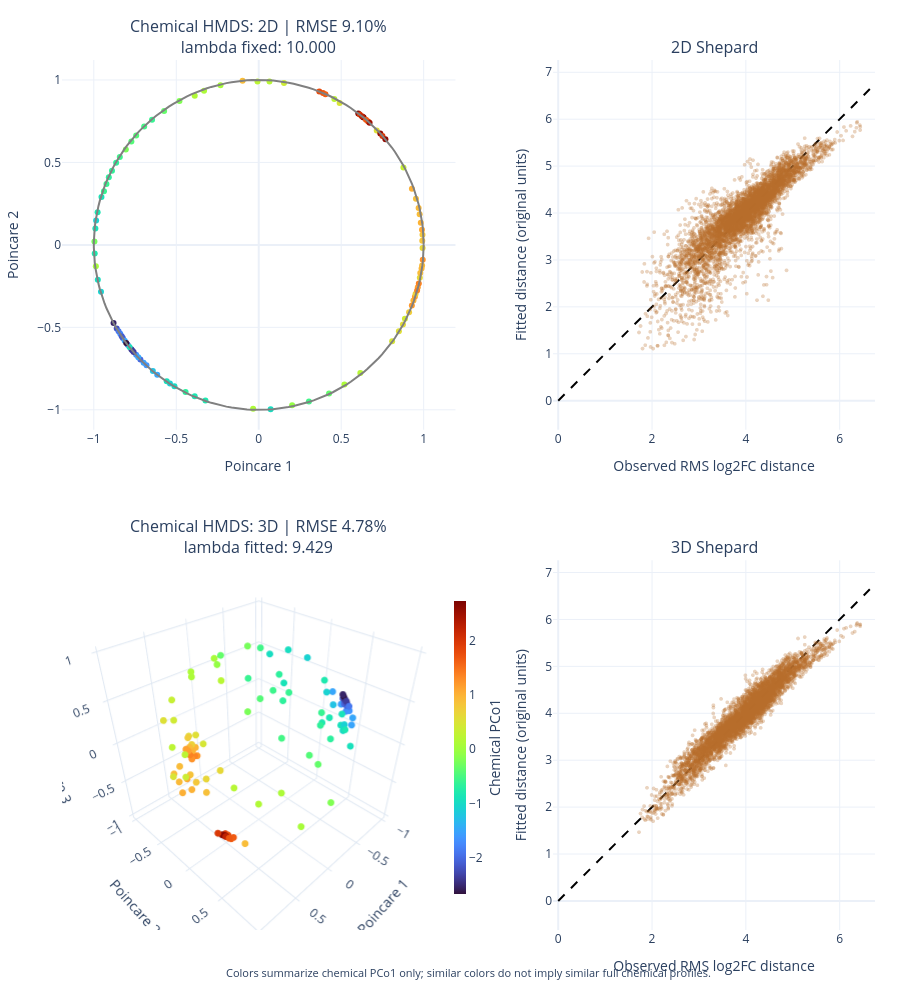

The notebook cell this image was saved under:
### Markdown cell above
化学侧没有重复培养或测量数据时，不要通过重采样380个分子来制造“测量误差”。那改变的是化学特征集合，回答的是特征选择敏感性，不是同一化学谱的实验重复性。
每株菌对应一个可靠化学特征集合上的 log₂FC 向量：\mathbf L_i=(L_{i1},\ldots,L_{ip}).
可以用均方根距离 D^C_{ij}=\frac{1}{\sqrt p}\|\mathbf L_i-\mathbf L_j\|_2. 构建的RMS 比如cell10中构建的RDM

根据现有代码的尺度约定，令
$$
\widetilde D^C=aD^C,
\qquad
a=\frac{2}{\max_{i<j}D^C_{ij}}.
$$
针对目前的模型 \widetilde D^C_{ij}
\sim
\mathcal N\left(
\frac{\delta_H(\mathbf z_i,\mathbf z_j)}{\lambda},
\ \sigma_i^2+\sigma_j^2
\right),
可以先不提供经验距离方差，直接拟合；但不能把拟合得到的 \(\sigma_i\) 解释为LC–MS测量误差

### Code cell
# Fixed chemical reference determines color; each embedding keeps its own distances.
from pathlib import Path
import sys
import importlib
color_root = next(root for root in (Path.cwd(), Path.cwd().parent)
                  if (root / 'notebook/chemical_colors.py').is_file())
if str(color_root / 'notebook') not in sys.path:
    sys.path.insert(0, str(color_root / 'notebook'))
import chemical_colors
importlib.reload(chemical_colors)
from chemical_colors import build_chemical_colors, mpl_colors, plotly_colors, mpl_colorbar_kwargs
if 'chemical_color_mapping' not in globals() or 'scores' not in chemical_color_mapping:
    if 'chemical_rdm' not in globals():
        raise RuntimeError('Run 化学 RDM 单元 then the color setup in 二维 MDS 单元 or 化学配色单元; no neural fit is needed')
    chemical_color_mapping = build_chemical_colors(chemical_rdm)
# Reuse this frozen mapping even when plotting a different RDM or sample order.
# Run 化学配色单元 explicitly to replace the reference or colormap.

# Chemical overall HMDS: shared residual sigma, no empirical measurement variance.
# Input: 化学 RDM 单元 chemical_rdm (fixed-feature RMS log2FC; current shared bacterial set).
# Scale as 化学 HMDS 模型说明: a=2/max(D); pair variance=2*sigma**2, estimated from all residuals.
# Sigma is model approximation error, NOT LC-MS measurement error.
from pathlib import Path
from datetime import datetime
import hashlib
import importlib
import json
import sys
import numpy as np
import pandas as pd
from IPython.display import display

# Free-lambda 2D attempts did not pass numerical checks. This is a fixed-curvature 2D view.
CHEM_HMDS_FIXED_LAMBDA_2D = 10.0  # Explicit modeling choice, not a curvature estimate.
CHEM_HMDS_SEED = 20260919
CHEM_HMDS_INITIAL_LAMBDAS = (0.5, 2.0, 5.0)  # Initial values, not bounds.
CHEM_HMDS_MAX_BLOCKS = 20
CHEM_HMDS_ITERATIONS_PER_BLOCK = 1000
CHEM_HMDS_GRADIENT_TOLERANCE = 1e-6

if 'chemical_rdm' not in globals():
    raise RuntimeError('Run 化学 RDM 单元 first to construct the overall chemical RDM')
chemical_hmds_root = next(
    p for p in (Path.cwd(), Path.cwd().parent)
    if (p / 'notebook/03_chemical_neuron_bacteria.ipynb').is_file()
)
if str(chemical_hmds_root / 'notebook') not in sys.path:
    sys.path.insert(0, str(chemical_hmds_root / 'notebook'))
import chemical_hmds_polar
chemical_hmds_polar = importlib.reload(chemical_hmds_polar)
import chemical_hmds
chemical_hmds = importlib.reload(chemical_hmds)

# Import shared geometry directly; no historical neural fit is required.
import neural_hmds
neural_hmds = importlib.reload(neural_hmds)
chemical_hmds_output = chemical_hmds_root / 'output/jupyter-notebook' / (
    'chemical_hmds_' + datetime.now().strftime('%Y%m%d_%H%M%S_%f')
)
chemical_hmds_bundle = chemical_hmds.fit_chemical_hmds(
    chemical_rdm,
    neural_hmds.hmds_geometry, neural_hmds.hmds_chart_to_ball,
    chemical_hmds_output, seed=CHEM_HMDS_SEED,
    initial_lambdas=CHEM_HMDS_INITIAL_LAMBDAS, max_blocks=CHEM_HMDS_MAX_BLOCKS,
    iterations_per_block=CHEM_HMDS_ITERATIONS_PER_BLOCK,
    gradient_tolerance=CHEM_HMDS_GRADIENT_TOLERANCE,
    fixed_lambda_2d=CHEM_HMDS_FIXED_LAMBDA_2D,
)
chemical_hmds_results = chemical_hmds_bundle['results']
chemical_hmds_summary = chemical_hmds_bundle['summary']
chemical_hmds_2d_coordinates = chemical_hmds_results[2]['coordinates']
chemical_hmds_3d_coordinates = chemical_hmds_results[3]['coordinates']
chemical_hmds_figure = chemical_hmds.plot_chemical_hmds(chemical_hmds_bundle, color_mapping=chemical_color_mapping)
chemical_colors.save_chemical_colors(chemical_color_mapping, chemical_hmds_output / 'color_reference')
(chemical_hmds_output / 'chemical_colors_used.py').write_bytes(
    (chemical_hmds_root / 'notebook/chemical_colors.py').read_bytes()
)
chemical_hmds_figure.write_html(chemical_hmds_output / 'chemical_hmds_2d_3d.html', include_plotlyjs=True)
chemical_hmds_figure.write_json(chemical_hmds_output / 'chemical_hmds_2d_3d.json')
(chemical_hmds_output / 'chemical_hmds_used.py').write_bytes(
    (chemical_hmds_root / 'notebook/chemical_hmds.py').read_bytes()
)
(chemical_hmds_output / 'chemical_hmds_polar_used.py').write_bytes(
    (chemical_hmds_root / 'notebook/chemical_hmds_polar.py').read_bytes()
)
(chemical_hmds_output / 'neural_hmds_used.py').write_bytes(Path(neural_hmds.__file__).read_bytes())
# Source snapshots use the persistent cell ID, independent of notebook ordering.
chemical_hmds_notebook = json.loads(
    (chemical_hmds_root / 'notebook/03_chemical_neuron_bacteria.ipynb').read_text(encoding='utf-8')
)
chemical_hmds_generation_source = next(cell['source'] for cell in chemical_hmds_notebook['cells']
                             if cell.get('id') == 'a05ebf75')
(chemical_hmds_output / 'chemical_hmds_generation.py').write_text(
    ''.join(chemical_hmds_generation_source), encoding='utf-8'
)

display(chemical_hmds_summary[[
    'relative_rmse', 'metric_mds_relative_rmse', 'lambda_value', 'mean_nll',
    'shared_sigma_original', 'lambda_fitted', 'gradient_inf', 'converged', 'gradient_checks_passed',
]])
display({'application/vnd.plotly.v1+json': json.loads(chemical_hmds_figure.to_json())}, raw=True)
print('2D lambda is FIXED for visualization; 3D lambda is fitted. This is not a comparison of two free-curvature optima.')
print('Shared sigma represents model residuals; no chemical measurement variance or bootstrap was invented.')
print('continuous chemical reference colors; drag the 3D panel to rotate. Shepard axes use original RMS log2FC units.')
print('Sample scope:', chemical_rdm.attrs.get('sample_scope', 'current chemical_rdm'))
print('Feature reliability:', chemical_rdm.attrs.get('reliability', 'not recorded'))
if not chemical_hmds_summary['converged'].all() or not chemical_hmds_summary['gradient_checks_passed'].all():
    print('Some diagnostics failed: treat the corresponding embedding as provisional; inspect summary.csv.')
print('Saved:', chemical_hmds_output / 'chemical_hmds_result.pkl')

### Figure 1 — Plotly figure (JSON) as saved in the notebook; plotly's stock layout.template omitted (floating-point values rounded to 4 significant figures; data arrays with more than 128 entries replaced by an {"elided": "..."} marker saying what was removed)
{"data": [{"customdata": [0.1435, 0.9394, 1.03, 0.8498, 1.002, 0.9971, 0.9246, 1.147, 0.7015, 0.9834, 0.6243, 1.141, 0.4595, 0.9116, 1.375, 1.361, 1.207, 0.5546, 0.7488, 0.5985, 0.8066, 1.083, 0.9085, 0.6502, 0.8814, 1.255, 0.409, 0.5299, 0.2329, 0.2321, 0.4801, 0.3854, -0.3449, -0.4255, -0.2257, -0.598, -0.8824, -0.5997, -0.5599, -0.6654, -0.6648, -0.5983, -0.644, 0.201, 0.1053, -0.5395, -0.2479, 0.1191, -0.3447, -0.8937, -0.8343, -0.4322, 0.1185, 0.195, -1.087, -0.0695, -0.956, 0.3212, 0.06634, -0.8031, -0.1886, 0.06864, -0.5203, -1.085, -0.9637, 2.58, 2.736, 2.681, 2.673, 1.662, 1.978, 1.756, 1.7, 2.596, 1.987, 1.787, 2.483, 2.234, 1.634, 0.9068, -0.8124, -1.493, -1.243, -0.6744, -0.8301, -1.104, -0.9941, -0.923, -1.689, -1.538, -1.645, -2.074, -2.193, -2.392, -2.347, -2.108, -2.203, -2.044, -1.886, -2.026, -0.9163, -1.49, -1.51, -2.667, -2.534, -1.63], "hovertemplate": "%{text}<br>Chemical PCo1: %{customdata:.3f}<extra></extra>", "marker": {"cmax": 2.736, "cmin": -2.667, "color": [0.1435, 0.9394, 1.03, 0.8498, 1.002, 0.9971, 0.9246, 1.147, 0.7015, 0.9834, 0.6243, 1.141, 0.4595, 0.9116, 1.375, 1.361, 1.207, 0.5546, 0.7488, 0.5985, 0.8066, 1.083, 0.9085, 0.6502, 0.8814, 1.255, 0.409, 0.5299, 0.2329, 0.2321, 0.4801, 0.3854, -0.3449, -0.4255, -0.2257, -0.598, -0.8824, -0.5997, -0.5599, -0.6654, -0.6648, -0.5983, -0.644, 0.201, 0.1053, -0.5395, -0.2479, 0.1191, -0.3447, -0.8937, -0.8343, -0.4322, 0.1185, 0.195, -1.087, -0.0695, -0.956, 0.3212, 0.06634, -0.8031, -0.1886, 0.06864, -0.5203, -1.085, -0.9637, 2.58, 2.736, 2.681, 2.673, 1.662, 1.978, 1.756, 1.7, 2.596, 1.987, 1.787, 2.483, 2.234, 1.634, 0.9068, -0.8124, -1.493, -1.243, -0.6744, -0.8301, -1.104, -0.9941, -0.923, -1.689, -1.538, -1.645, -2.074, -2.193, -2.392, -2.347, -2.108, -2.203, -2.044, -1.886, -2.026, -0.9163, -1.49, -1.51, -2.667, -2.534, -1.63], "colorbar": {"len": 0.36, "thickness": 12, "title": {"side": "right", "text": "Chemical PCo1"}, "x": 0.47, "y": 0.21}, "colorscale": {"elided": "256x2 mixed values"}, "showscale": false, "size": 6}, "mode": "markers", "showlegend": false, "text": ["A148", "A001", "A002", "A005", "A006", "A007", "A008", "A009", "A010", "A011", "A013", "A014", "A015", "A016", "A017", "A019", "A020", "A021", "A022", "A023", "A024", "A025", "A026", "A029", "A034", "A038", "A040", "A041", "A044", "A045", "A048", "A049", "A065", "A073", "A074", "A075", "A077", "A079", "A080", "A084", "A085", "A093", "A095", "A110", "A113", "A118", "A128", "A132", "A136", "A137", "A138", "A139", "A146", "A151", "A165", "A178", "A179", "A181", "A184", "A187", "A189", "A199", "A200", "A206", "A215", "A226", "A228", "A231", "A232", "A234", "A235", "A236", "A237", "A238", "A240", "A241", "A246", "A247", "A248", "A249", "A253", "A255", "A257", "A258", "A260", "A264", "A266", "A268", "A269", "A285", "A287", "A288", "A289", "A290", "A291", "A292", "A293", "A294", "A295", "A296", "A297", "A298", "A299", "A300", "A302", "A305"], "type": "scatter", "x": [-0.3882, 0.9692, 0.9287, 0.9914, 0.9825, 0.9379, 0.9904, 0.9468, 0.9509, 0.9871, 0.9765, 0.9643, 0.8087, 0.9794, 0.9704, 0.9601, 0.9282, 0.8498, 0.9115, 0.8743, 0.9928, 0.9897, 0.9756, 0.9933, 0.9531, 0.9943, 0.8863, 0.7154, 0.4583, -0.007581, 0.4905, 0.1531, 0.4263, -0.7431, -0.8058, -0.647, -0.9535, -0.9384, -0.8424, -0.909, -0.8646, -0.9234, -0.8898, 0.6159, 0.5195, 0.3042, -0.9962, -0.03391, -0.5736, -0.9906, -0.977, -0.7723, -0.3315, 0.06505, -0.9858, 0.2024, -0.9757, 0.8772, -0.9877, -0.9945, -0.4806, -0.2318, -0.6946, -0.9565, 0.07215, 0.737, 0.6313, 0.6359, 0.6036, 0.6504, 0.7501, 0.663, 0.3895, 0.768, 0.6125, 0.3672, 0.6721, 0.6254, 0.4045, -0.09794, -0.3232, -0.6154, -0.642, -0.4437, -0.3883, -0.5383, -0.511, -0.5579, -0.8396, -0.6978, -0.7433, -0.8241, -0.7665, -0.7728, -0.7586, -0.8309, -0.8612, -0.7948, -0.8498, -0.7177, -0.7835, -0.7305, -0.8127, -0.8034, -0.8804, -0.6806], "xaxis": "x", "y": [0.904, 0.2229, 0.341, 0.0256, 0.1342, -0.337, -0.1247, -0.3146, -0.2973, -0.1437, -0.1994, -0.2576, -0.5845, -0.1712, -0.2342, -0.2771, -0.3683, -0.5234, -0.4081, -0.4831, 0.06161, 0.09221, 0.1855, -0.01926, 0.2793, -0.08988, -0.4481, 0.6942, 0.8848, 0.9901, 0.8596, 0.9819, -0.9016, 0.663, 0.5777, 0.7586, 0.2906, 0.3247, 0.5328, 0.4095, 0.4975, 0.3686, 0.4489, -0.7773, -0.8466, -0.9504, 0.0202, -0.9943, 0.8115, 0.09946, 0.1979, 0.6268, 0.9352, 0.9901, 0.1481, -0.9718, -0.2111, 0.4687, -0.1297, -0.05254, 0.8727, 0.9681, 0.7174, -0.2844, -0.9964, 0.6754, 0.7753, 0.7715, 0.797, 0.7586, 0.6599, 0.7479, 0.9202, 0.6398, 0.7898, 0.9296, 0.7402, 0.78, 0.9134, 0.9948, -0.9438, -0.7868, -0.7643, -0.8917, -0.9177, -0.8403, -0.8574, -0.8264, -0.5387, -0.7145, -0.6657, -0.5644, -0.6407, -0.6335, -0.6503, -0.5541, -0.5068, -0.6054, -0.5236, -0.6947, -0.6187, -0.6812, -0.5809, -0.595, -0.4737, -0.7301], "yaxis": "y"}, {"hoverinfo": "skip", "line": {"color": "gray"}, "mode": "lines", "showlegend": false, "type": "scatter", "x": {"elided": "200 float values"}, "xaxis": "x", "y": {"elided": "200 float values"}, "yaxis": "y"}, {"marker": {"color": "#b76d2b", "opacity": 0.3, "size": 4}, "mode": "markers", "showlegend": false, "type": "scattergl", "x": {"elided": "5565 float values"}, "xaxis": "x2", "y": {"elided": "5565 float values"}, "yaxis": "y2"}, {"hoverinfo": "skip", "line": {"color": "black", "dash": "dash"}, "mode": "lines", "showlegend": false, "type": "scatter", "x": [0, 6.642], "xaxis": "x2", "y": [0, 6.642], "yaxis": "y2"}, {"customdata": [0.1435, 0.9394, 1.03, 0.8498, 1.002, 0.9971, 0.9246, 1.147, 0.7015, 0.9834, 0.6243, 1.141, 0.4595, 0.9116, 1.375, 1.361, 1.207, 0.5546, 0.7488, 0.5985, 0.8066, 1.083, 0.9085, 0.6502, 0.8814, 1.255, 0.409, 0.5299, 0.2329, 0.2321, 0.4801, 0.3854, -0.3449, -0.4255, -0.2257, -0.598, -0.8824, -0.5997, -0.5599, -0.6654, -0.6648, -0.5983, -0.644, 0.201, 0.1053, -0.5395, -0.2479, 0.1191, -0.3447, -0.8937, -0.8343, -0.4322, 0.1185, 0.195, -1.087, -0.0695, -0.956, 0.3212, 0.06634, -0.8031, -0.1886, 0.06864, -0.5203, -1.085, -0.9637, 2.58, 2.736, 2.681, 2.673, 1.662, 1.978, 1.756, 1.7, 2.596, 1.987, 1.787, 2.483, 2.234, 1.634, 0.9068, -0.8124, -1.493, -1.243, -0.6744, -0.8301, -1.104, -0.9941, -0.923, -1.689, -1.538, -1.645, -2.074, -2.193, -2.392, -2.347, -2.108, -2.203, -2.044, -1.886, -2.026, -0.9163, -1.49, -1.51, -2.667, -2.534, -1.63], "hovertemplate": "%{text}<br>Chemical PCo1: %{customdata:.3f}<extra></extra>", "marker": {"cmax": 2.736, "cmin": -2.667, "color": [0.1435, 0.9394, 1.03, 0.8498, 1.002, 0.9971, 0.9246, 1.147, 0.7015, 0.9834, 0.6243, 1.141, 0.4595, 0.9116, 1.375, 1.361, 1.207, 0.5546, 0.7488, 0.5985, 0.8066, 1.083, 0.9085, 0.6502, 0.8814, 1.255, 0.409, 0.5299, 0.2329, 0.2321, 0.4801, 0.3854, -0.3449, -0.4255, -0.2257, -0.598, -0.8824, -0.5997, -0.5599, -0.6654, -0.6648, -0.5983, -0.644, 0.201, 0.1053, -0.5395, -0.2479, 0.1191, -0.3447, -0.8937, -0.8343, -0.4322, 0.1185, 0.195, -1.087, -0.0695, -0.956, 0.3212, 0.06634, -0.8031, -0.1886, 0.06864, -0.5203, -1.085, -0.9637, 2.58, 2.736, 2.681, 2.673, 1.662, 1.978, 1.756, 1.7, 2.596, 1.987, 1.787, 2.483, 2.234, 1.634, 0.9068, -0.8124, -1.493, -1.243, -0.6744, -0.8301, -1.104, -0.9941, -0.923, -1.689, -1.538, -1.645, -2.074, -2.193, -2.392, -2.347, -2.108, -2.203, -2.044, -1.886, -2.026, -0.9163, -1.49, -1.51, -2.667, -2.534, -1.63], "colorbar": {"len": 0.36, "thickness": 12, "title": {"side": "right", "text": "Chemical PCo1"}, "x": 0.47, "y": 0.21}, "colorscale": {"elided": "256x2 mixed values"}, "showscale": true, "size": 4}, "mode": "markers", "scene": "scene", "showlegend": false, "text": ["A148", "A001", "A002", "A005", "A006", "A007", "A008", "A009", "A010", "A011", "A013", "A014", "A015", "A016", "A017", "A019", "A020", "A021", "A022", "A023", "A024", "A025", "A026", "A029", "A034", "A038", "A040", "A041", "A044", "A045", "A048", "A049", "A065", "A073", "A074", "A075", "A077", "A079", "A080", "A084", "A085", "A093", "A095", "A110", "A113", "A118", "A128", "A132", "A136", "A137", "A138", "A139", "A146", "A151", "A165", "A178", "A179", "A181", "A184", "A187", "A189", "A199", "A200", "A206", "A215", "A226", "A228", "A231", "A232", "A234", "A235", "A236", "A237", "A238", "A240", "A241", "A246", "A247", "A248", "A249", "A253", "A255", "A257", "A258", "A260", "A264", "A266", "A268", "A269", "A285", "A287", "A288", "A289", "A290", "A291", "A292", "A293", "A294", "A295", "A296", "A297", "A298", "A299", "A300", "A302", "A305"], "type": "scatter3d", "x": [0.6883, 0.603, 0.6518, 0.3878, 0.4833, 0.2034, 0.2277, 0.2639, 0.185, 0.1473, -0.02347, 0.2876, 0.02638, 0.4831, 0.263, 0.2003, 0.1675, 0.08763, 0.2083, 0.1891, 0.3604, 0.4611, 0.6278, 0.2085, 0.3135, 0.2571, 0.3872, 0.6015, 0.9137, 0.9122, 0.9709, 0.968, 0.1541, 0.3683, 0.498, 0.3079, 0.1153, 0.1385, 0.2414, 0.0827, 0.2369, -0.02567, 0.05472, -0.2912, 0.1687, -0.4302, -0.1651, 0.3162, 0.2072, -0.2751, -0.2229, 0.2603, 0.5425, 0.806, -0.2293, -0.1581, -0.5111, 0.6182, -0.0367, -0.3326, 0.07713, 0.3536, 0.4138, -0.5877, -0.07037, 0.5865, 0.5909, 0.601, 0.6002, 0.5226, 0.5518, 0.5411, 0.5911, 0.6087, 0.6404, 0.5668, 0.5875, 0.5993, 0.5775, 0.5399, -0.984, -0.9178, -0.9663, -0.9301, -0.9837, -0.9158, -0.9172, -0.9363, -0.8572, -0.9132, -0.8843, -0.8552, -0.8473, -0.8301, -0.8195, -0.848, -0.8297, -0.8546, -0.8049, -0.8747, -0.8042, -0.7995, -0.8391, -0.8256, -0.8189, -0.8336], "y": [0.6865, -0.6145, -0.4979, -0.7081, -0.5681, -0.8806, -0.9001, -0.879, -0.9113, -0.8974, -0.6788, -0.886, -0.9043, -0.7546, -0.8583, -0.8538, -0.8513, -0.9515, -0.9407, -0.9478, -0.6465, -0.6708, -0.6568, -0.6585, -0.5332, -0.834, -0.9065, -0.7569, -0.1552, 0.02765, -0.1089, 0.0846, -0.3451, 0.384, 0.3719, 0.1822, 0.4106, 0.4901, 0.4064, 0.3254, 0.5137, 0.7187, 0.7768, -0.8937, -0.8119, -0.4067, -0.3173, -0.6058, 0.9001, 0.759, 0.8439, 0.8437, 0.8034, 0.5203, 0.6059, -0.786, -0.1004, -0.5309, -0.6773, 0.4964, 0.986, 0.887, 0.6714, 0.08491, 0.06713, 0.0939, 0.1084, 0.1077, 0.1035, 0.1513, 0.0564, 0.08452, 0.1635, 0.07738, 0.04669, 0.1536, 0.1126, 0.1191, 0.1787, 0.3455, 0.04926, 0.1955, 0.188, 0.2273, 0.144, 0.3935, 0.385, 0.3364, 0.4435, 0.3236, 0.4123, 0.3739, 0.3931, 0.4121, 0.4416, 0.4095, 0.4441, 0.4272, 0.4897, 0.387, 0.5726, 0.555, 0.5296, 0.3973, 0.3911, 0.4822], "z": [0.08921, -0.4928, -0.5458, -0.5705, -0.6476, -0.4175, -0.3646, -0.3889, -0.353, -0.4068, -0.7243, -0.3558, -0.4197, -0.4232, -0.435, -0.4782, -0.4932, -0.2858, -0.2606, -0.2509, -0.6606, -0.5661, -0.3919, -0.7086, -0.7728, -0.4834, 0.06969, 0.2278, 0.3562, 0.3712, 0.08557, 0.1904, 0.9216, 0.8394, 0.7663, 0.929, 0.8991, 0.8486, 0.8757, 0.9369, 0.8199, 0.682, 0.6188, 0.3036, 0.5419, 0.8021, 0.9268, 0.7199, 0.359, 0.5785, 0.4773, 0.4513, 0.1926, 0.2353, 0.7555, 0.5803, 0.8499, 0.5618, 0.7247, 0.7941, -0.09644, -0.2706, 0.611, 0.8, 0.9939, -0.8039, -0.7991, -0.7916, -0.7927, -0.8376, -0.8304, -0.8357, -0.7887, -0.7889, -0.7655, -0.8086, -0.801, -0.7912, -0.795, -0.7668, -0.1471, 0.34, 0.1559, -0.2629, -0.03779, 0.0122, -0.06909, -0.0298, 0.2476, 0.2392, 0.2016, 0.354, 0.3529, 0.3724, 0.3616, 0.3311, 0.3351, 0.2905, 0.3269, 0.2856, -0.1282, 0.22, 0.1041, 0.3996, 0.419, 0.2597]}, {"marker": {"color": "#b76d2b", "opacity": 0.3, "size": 4}, "mode": "markers", "showlegend": false, "type": "scattergl", "x": {"elided": "5565 float values"}, "xaxis": "x3", "y": {"elided": "5565 float values"}, "yaxis": "y3"}, {"hoverinfo": "skip", "line": {"color": "black", "dash": "dash"}, "mode": "lines", "showlegend": false, "type": "scatter", "x": [0, 6.642], "xaxis": "x3", "y": [0, 6.642], "yaxis": "y3"}], "layout": {"annotations": [{"font": {"size": 16}, "showarrow": false, "text": "Chemical HMDS: 2D | RMSE 9.10%<br>lambda fixed: 10.000", "x": 0.242, "xanchor": "center", "xref": "paper", "y": 1, "yanchor": "bottom", "yref": "paper"}, {"font": {"size": 16}, "showarrow": false, "text": "2D Shepard", "x": 0.802, "xanchor": "center", "xref": "paper", "y": 1, "yanchor": "bottom", "yref": "paper"}, {"font": {"size": 16}, "showarrow": false, "text": "Chemical HMDS: 3D | RMSE 4.78%<br>lambda fitted: 9.429", "x": 0.242, "xanchor": "center", "xref": "paper", "y": 0.425, "yanchor": "bottom", "yref": "paper"}, {"font": {"size": 16}, "showarrow": false, "text": "3D Shepard", "x": 0.802, "xanchor": "center", "xref": "paper", "y": 0.425, "yanchor": "bottom", "yref": "paper"}, {"font": {"size": 11}, "showarrow": false, "text": "Colors summarize chemical PCo1 only; similar colors do not imply similar full chemical profiles.", "x": 0.5, "xref": "paper", "y": -0.06, "yref": "paper"}], "height": 1000, "margin": {"b": 70, "l": 35, "r": 25, "t": 60}, "meta": {"axis": 1, "cmap_name": "turbo", "color_source": "chemical reference only", "method": "classical PCoA", "n_reference_samples": 106, "negative_inertia_fraction": 0, "normalization": "linear min-max over the full fixed reference; no grouping or ranking", "note": "Colors summarize chemical PCo1 only; similar colors do not imply similar full chemical profiles.", "positive_inertia_fraction": 0.2186, "reference_metadata": {"detection_status": "Unknown from FC matrix alone; not inferred from numerical validity", "distance": "RMS difference of log2FC", "feature_selection": "Candidate set intersected with positive finite FC in every selected sample", "feature_weighting": "equal per metabolite", "metabolites": {"elided": "380 str values"}, "n_features": 380, "raw_file": "h:\\Process_temporary\\WJH\\bacteria_analysis\\data\\matrix.xlsx", "reliability": "Unverified; numerical-validity-only exploratory baseline", "sample_ids": ["A001", "A002", "A005", "A006", "A007", "A008", "A009", "A010", "A011", "A013", "A014", "A015", "A016", "A017", "A019", "A020", "A021", "A022", "A023", "A024", "A025", "A026", "A029", "A034", "A038", "A040", "A041", "A044", "A045", "A048", "A049", "A065", "A073", "A074", "A075", "A077", "A079", "A080", "A084", "A085", "A093", "A095", "A110", "A113", "A118", "A128", "A132", "A136", "A137", "A138", "A139", "A146", "A148", "A151", "A165", "A178", "A179", "A181", "A184", "A187", "A189", "A199", "A200", "A206", "A215", "A226", "A228", "A231", "A232", "A234", "A235", "A236", "A237", "A238", "A240", "A241", "A246", "A247", "A248", "A249", "A253", "A255", "A257", "A258", "A260", "A264", "A266", "A268", "A269", "A285", "A287", "A288", "A289", "A290", "A291", "A292", "A293", "A294", "A295", "A296", "A297", "A298", "A299", "A300", "A302", "A305"], "sample_scope": "Neural/chemical ID intersection", "sheet": 0, "transform": "log2 only"}, "reference_name": "cell9 chemical_rdm", "reference_sha256": "130be07f460bd7eafa2d864e104ada6b53876557f3fbb11f23f7010e6e229d72", "sign_rule": "largest absolute PCo1 score positive; sample IDs sorted before decomposition", "vmax": 2.736, "vmin": -2.667}, "scene": {"aspectmode": "cube", "domain": {"x": [0, 0.484], "y": [0, 0.425]}, "xaxis": {"range": [-1.05, 1.05], "title": {"text": "Poincare 1"}}, "yaxis": {"range": [-1.05, 1.05], "title": {"text": "Poincare 2"}}, "zaxis": {"range": [-1.05, 1.05], "title": {"text": "Poincare 3"}}}, "xaxis": {"anchor": "y", "domain": [0, 0.484], "range": [-1.05, 1.05], "title": {"text": "Poincare 1"}}, "xaxis2": {"anchor": "y2", "domain": [0.604, 1], "range": [0, 6.642], "title": {"text": "Observed RMS log2FC distance"}}, "xaxis3": {"anchor": "y3", "domain": [0.604, 1], "range": [0, 6.642], "title": {"text": "Observed RMS log2FC distance"}}, "yaxis": {"anchor": "x", "domain": [0.575, 1], "range": [-1.05, 1.05], "scaleanchor": "x", "scaleratio": 1, "title": {"text": "Poincare 2"}}, "yaxis2": {"anchor": "x2", "domain": [0.575, 1], "range": [0, 6.642], "scaleanchor": "x2", "scaleratio": 1, "title": {"text": "Fitted distance (original units)"}}, "yaxis3": {"anchor": "x3", "domain": [0, 0.425], "range": [0, 6.642], "scaleanchor": "x3", "scaleratio": 1, "title": {"text": "Fitted distance (original units)"}}}}
